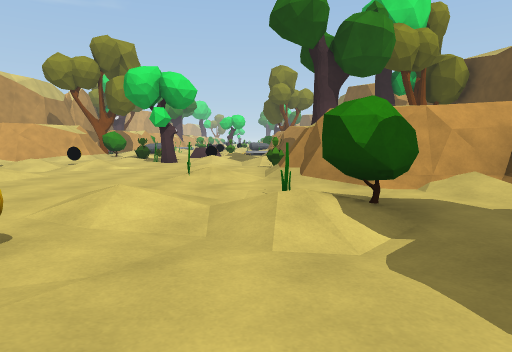
[1] (above)

17 first-person views from a walk through a scene from a Unity 3-D project. The camera is 1.3 m above the floor, tilts 6° down and sees 75° across. The floor is counted in squares, 2 m on a side. Each view is taken from the middle of a square. On the plan, view 1 faces up. The plan holds only what a view shows up to about 10 squares ahead; the rest is blank. The place goes on beyond the plan. Some surface patterns are stand-ins.

[2]
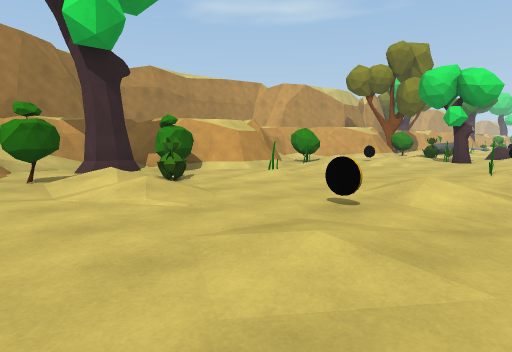

[3]
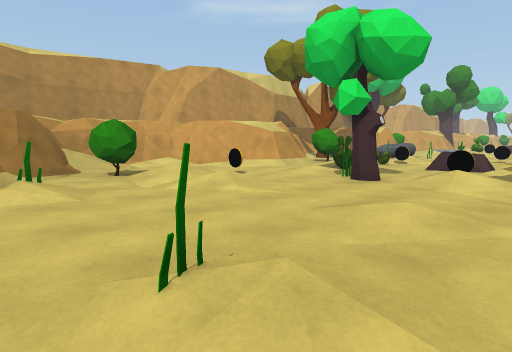

[4]
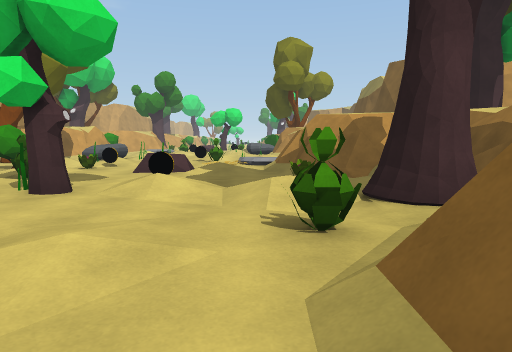

[5]
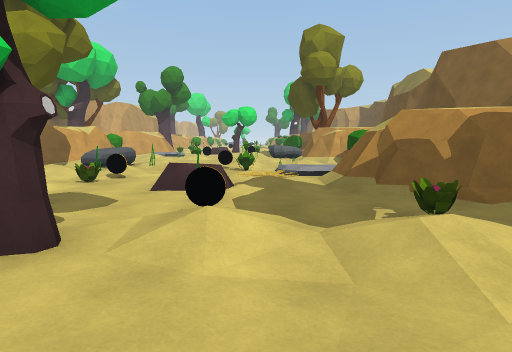

[6]
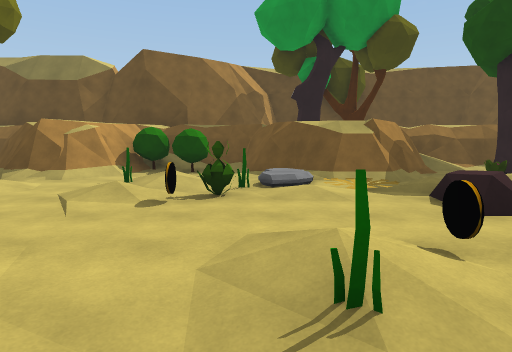

[7]
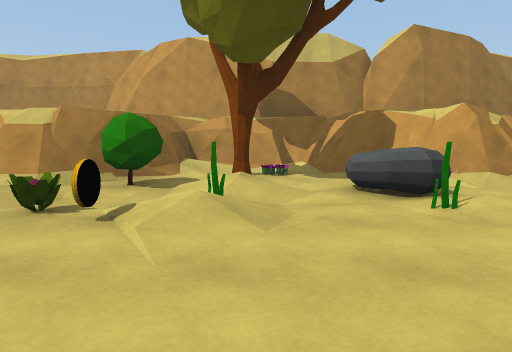

[8]
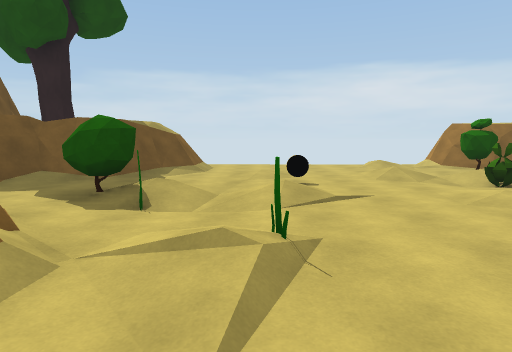

[9]
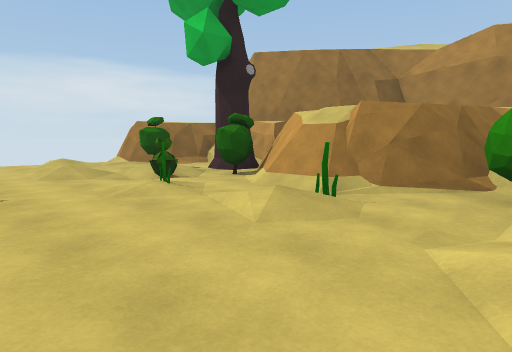

[10]
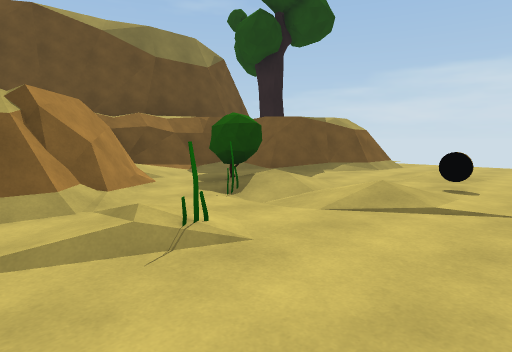

[11]
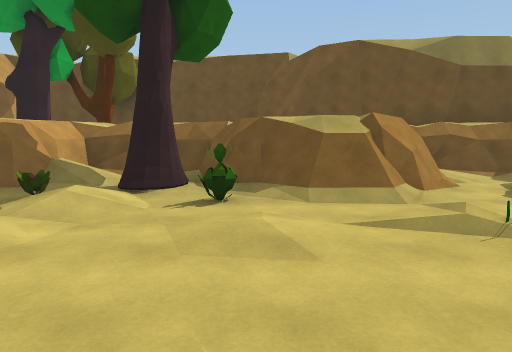

[12]
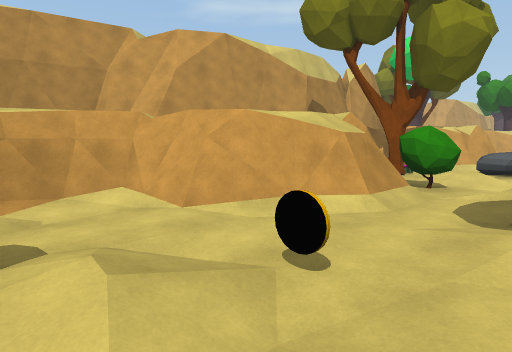

[13]
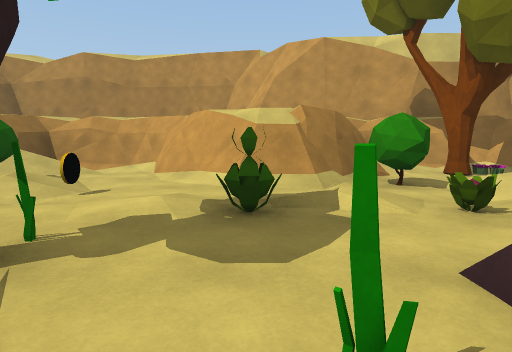

[14]
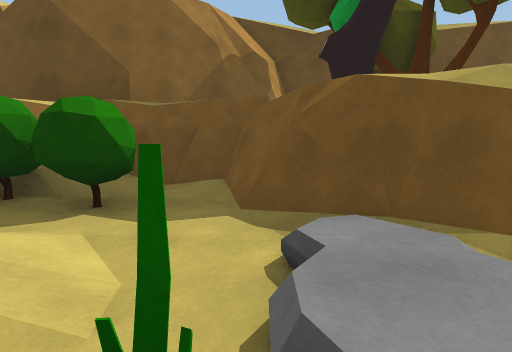

[15]
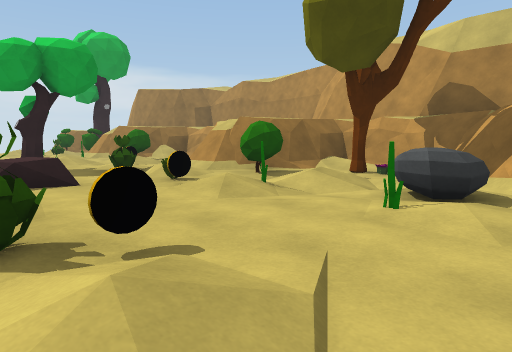

[16]
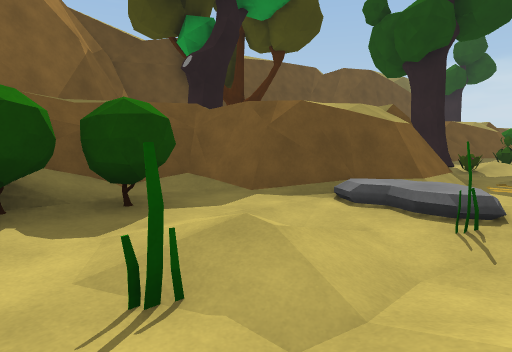

[17]
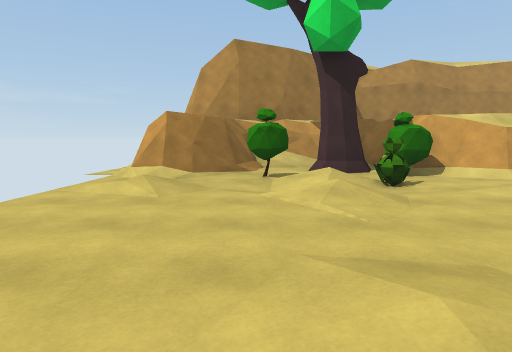

### Floor plan
Key: @ floor where view 1 was taken; # wall or solid block; . main floor; : floor 0.25 m higher than the main floor; - floor 0.25 m lower than the main floor; / step, stairs or slope; ^ raised ledge; O other object.
Columns run from 9 left of view 1 to 5 right of it. Each row starts with its distance up from view 1.
 19   ##.:.....OO^#
 18 ###.OO..:O.O/#
 17 #/.-...OO/-./#
 16 #OO/O/...O/###
 15 #/..-O..:/##
 14 ###O.O..O.##
 13   ##:..O/.###
 12   ##.O.O...###
 11  ##..:..O/O//#
 10 ##/.OOO..//O/#
  9 #../-......###
  8 #/.O.:..:O/##
  7 ##/.......##
  6  ##/O...O.##
  5   ##....../###
  4   #/.O../O..:#
  3 ###O....//O./#
  2 #/O.O..O..-.##
  1 #/.:.:..../##
  0 ##.O-....@##
 -1  ##/......#
 -2   #/......

Positions as (right, up) in squares from view 1, and headings:
1: (0, 0), facing up
2: (0, -1), facing up-left
3: (0, 5), facing up-left
4: (0, 6), facing up
5: (-1, 8), facing up
6: (-6, 16), facing right
7: (-1, 16), facing left
8: (-1, 8), facing down
9: (-2, 8), facing down-left
10: (-3, 7), facing down-right
11: (-4, 8), facing right
12: (-4, 8), facing up-left
13: (-1, 12), facing left
14: (-1, 16), facing right
15: (-1, 19), facing down-left
16: (-1, 19), facing down-right
17: (0, 0), facing left
